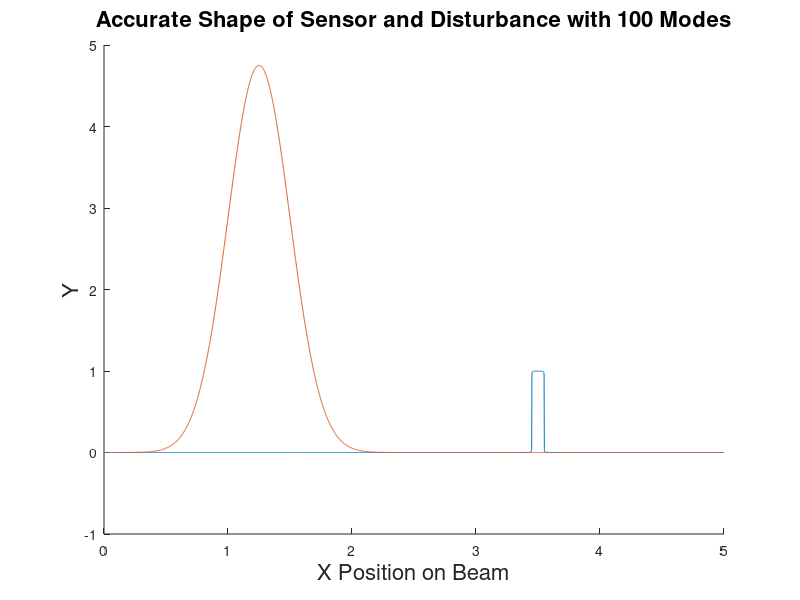

Here is the MATLAB script that generated this plot:
clf;clc;clear;
Length            = 5; %0.4573        ;%length
NumNode           = 10000  ;%number of modes
Stiffness         = 0.491; %0.491      ;
MassDensity       = 0.093; %  0.093
DampingVis        = 0.0013;%0.0013     ;
DampingKV         = 0.0000649;%0.00000000000649  ;%0.0000649 
ActLoc            = Length*0.3 ; 
SenLoc            = Length*0.7 ; 
ActWidth          = Length*0.01; % 0.01
SenWidth          = Length*0.01;
StateWeight       = 1          ;%state weight in the cost function
ControlWeight     = 1          ;%control weight in the cost function, must be one for unitary assumpt of zhou for Riccaties page 376
DisturbanceEnergy = 1000          ;
DisturbanceMean   = Length*0.25 ;%disturbance is a gaussian function
DisturbanceVar    = Length*0.05;
DistWeightOnMeasurement = 1    ; % must be one for unitary assumption of zhou page 376
NumLoc            = 100;        

L = Length;
sensorLoc = SenLoc;
sensorWidth = SenWidth;
DisturbanceWidth = DisturbanceVar;
dx   = 0.001;
x    = 0:dx:L;

a = zeros(1,NumNode);
for n=1:NumNode
    a(n) = (2/(n*pi))*(cos((n*pi/L)*(sensorLoc-sensorWidth)) - cos((n*pi/L)*(sensorLoc+sensorWidth)));
end
sensor = zeros(1,length(x));
for n=1:NumNode
    sensor = sensor + a(n)*sin((n*pi/L)*x);
end

Disutrbance    = exp((-1/2)*((x-DisturbanceMean)/DisturbanceWidth).^2); %Disturbance a normalized gaussian function
Disutrbance    = Disutrbance/(norm(Disutrbance)*sqrt(dx));          %Normalizing L2 norm to one

Disturbance_fourier = zeros(NumNode,1);  %finding the fourier coefficients of f
for i=1:NumNode
    y = sin(i*pi*x/L);
    y = y/(norm(y)*sqrt(dx));%normalizing L2 norm to one
    Disturbance_fourier(i) = Disutrbance*y'*dx;
end

Disutrbance = zeros(1,length(x));
for n=1:NumNode
    Disutrbance = Disutrbance + Disturbance_fourier(n)*sin((n*pi/L)*x);
end

hold;
plot(x,sensor)
plot(x,Disutrbance);
hold off;
xlabel('X Position on Beam');
ylabel('Y');
title('Accurate Shape of Sensor and Disturbance with 100 Modes');
set(findall(gcf,'type','text'),'fontSize',16);
